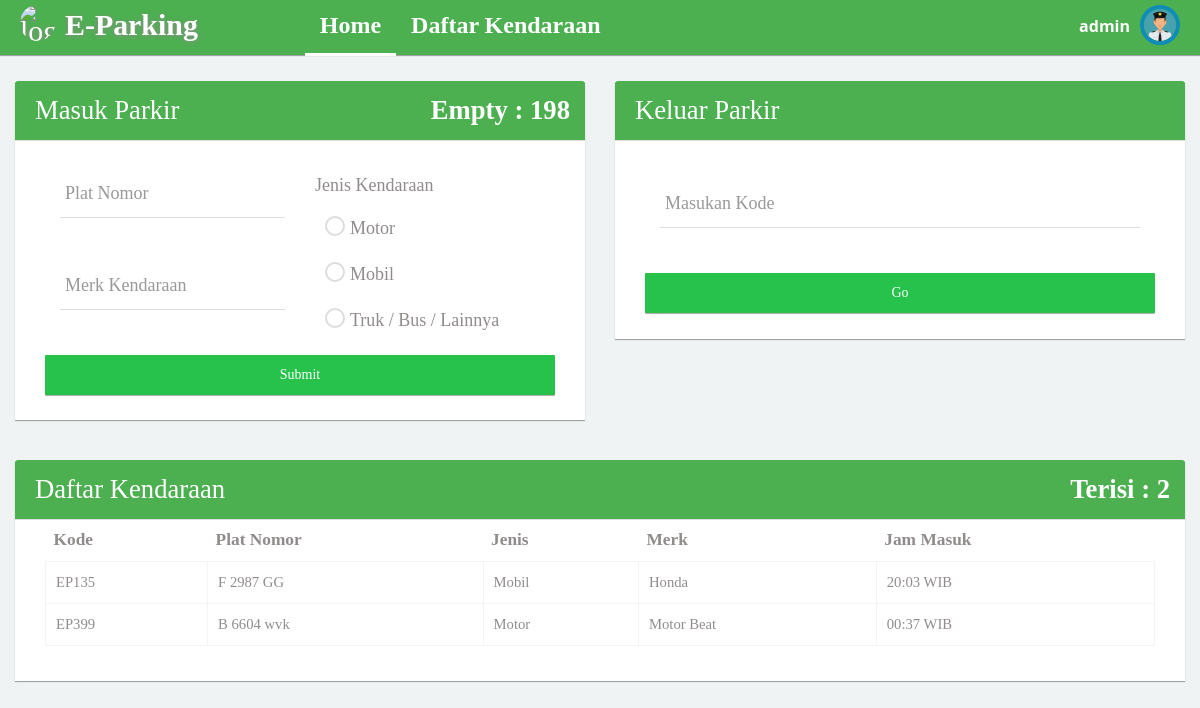
Screenshot of /home.php?nama=admin (signed in) with the database file from the repository.
### tables this page shows
CREATE TABLE `tb_daftar_parkir` (
  `kode` varchar(5) NOT NULL,
  `plat_nomor` varchar(10) NOT NULL,
  `jenis` varchar(22) NOT NULL,
  `merk` varchar(30) NOT NULL,
  `jam_masuk` varchar(9) NOT NULL,
  `hitung_jam_masuk` int(2) NOT NULL,
  `status` varchar(2) NOT NULL,
  `jam_keluar` varchar(9) NOT NULL,
  `total` int(11) NOT NULL
);

### home.php (the view, shortened to what this page needs)
<!DOCTYPE html>
<html lang="en">
<head>
  <link rel="stylesheet" type="text/css" href="asset/css/bootstrap.min.css">
  <link rel="stylesheet" type="text/css" href="asset/css/plugins/font-awesome.min.css"/>
  <link rel="stylesheet" type="text/css" href="asset/css/plugins/animate.min.css"/>
  <link rel="stylesheet" type="text/css" href="asset/css/plugins/nouislider.min.css"/>
  <link rel="stylesheet" type="text/css" href="asset/css/plugins/select2.min.css"/>
  <link rel="stylesheet" type="text/css" href="asset/css/plugins/ionrangeslider/ion.rangeSlider.css"/>
  <link rel="stylesheet" type="text/css" href="asset/css/plugins/ionrangeslider/ion.rangeSlider.skinFlat.css"/>
  <link rel="stylesheet" type="text/css" href="asset/css/plugins/bootstrap-material-datetimepicker.css"/>
  <link rel="stylesheet" type="text/css" href="asset/css/plugins/simple-line-icons.css"/>
  <link rel="stylesheet" type="text/css" href="asset/css/plugins/mediaelementplayer.css"/>
  <link href="asset/css/style.css" rel="stylesheet">
</head>
<?php
include "config/koneksi.php";
$username = $_GET['nama'];
  $query = mysqli_query($con, "SELECT * FROM tb_daftar_parkir");
  $cek_isi = mysqli_num_rows($query);
  $cek_sisa = 200-$cek_isi;
 ?>
<body style="overflow-x: hidden;" class="dashboard topnav">
        <nav class="navbar navbar-default header navbar-fixed-top bg-green">
          <div class="col-md-12 nav-wrapper">
            <div class="navbar-header" style="width:100%;">
                <div class="navbar-brand" style="margin-left: -10px;" name="home_logo">
                <img src="asset/img/logo.png" class="img-circle" alt="logo" style="float: left;margin-top: -10px;" width="35px"/>
                 <b style="float: left;margin-left: 10px;">E-Parking</b>
                </div>
              <ul class="nav navbar-nav search-nav" style="margin-left: 7%">
                  <li class="active"><a style="font-size: 18pt">Home</a></li>
                  <li><a href="daftar_kendaraan.php?nama=<?= $username ?>"><span  style="font-size: 18pt">Daftar Kendaraan</a></span></li>
              </ul>
               <ul class="nav navbar-nav navbar-right user-nav">
                <li class="user-name"><span><?php echo $username ?></span></li>
                  <li class="dropdown avatar-dropdown">
                   <img src="asset/img/petugas.png" class="img-circle avatar" alt="username" data-toggle="dropdown" aria-haspopup="true" aria-expanded="true" style="cursor: pointer;" />
                </li>
              </ul>
            </div>
          </div>
        </nav>
      <div id="content">
                <div class="col-md-6" style="margin-top: 30px;">
                  <div class="col-md-12 panel">
                    <div class="col-md-12 panel-heading bg-green">
                      <h4 style="color: white;font-size: 20pt;">Masuk Parkir <span class="right" style="color : white; font-weight: bold; text-align: right; padding-right: 10px;">Empty : <?= $cek_sisa ?></span></h4>
                    </div>
                    <div class="col-md-12 panel-body" style="padding-bottom:25px;">
                      <div class="col-md-12">
                        <form class="cmxform" method="POST">
                          <div class="col-md-6">
                            <div class="form-group form-animate-text" style="margin-top:15px !important;">
                              <input type="text" class="form-text" name="plat_nomor" id="plat_nomor" required>
                              <label>Plat Nomor</label>
                            </div>
                            <div class="form-group form-animate-text" style="margin-top:10px !important;">
                              <input type="text" class="form-text" name="merk" id="merk" required>
                              <label>Merk Kendaraan</label>
                            </div>
                          </div>
                          <div class="col-md-6" style="padding-top: 10px">
                            <label><h4>Jenis Kendaraan</h4></label>
                          </div>
                          <div class="col-md-6" style="padding:5px 20px 0 25px" name="jenis_kendaraan">
                            <div class="form-animate-radio">
                              <label class="radio">
                                <span class="outer">
                                </span> Motor
                              </label>
                            </div>
                            <div class="form-animate-radio">
                              <label class="radio">
                                <span class="outer">
                                </span> Mobil
                              </label>
                            </div>
                            <div class="form-animate-radio">
                              <label class="radio">
                                <span class="outer">
                                </span> Truk / Bus / Lainnya
                              </label>
                            </div>
                          </div>
                          <input class="submit btn btn-success col-md-12" type="submit" value="Submit" style="height: 40px" name="btn_masuk">
                      </form>
                    </div>
                  </div>
                </div>
              </div>
              <div class="col-md-6" style="margin-top: 30px">
                  <div class="col-md-12 panel">
                    <div class="col-md-12 panel-heading bg-green">
                      <h4 style="color: white;font-size: 20pt;">Keluar Parkir</h4>
                    </div>
                    <div class="col-md-12 panel-body" style="padding-bottom:25px;">
                      <div class="col-md-12">
                        <form class="cmxform" method="POST">
                          <div class="col-md-12">
                            <div class="form-group form-animate-text" style="margin-top:25px !important;">
                              <input type="text" class="form-text" name="kode" id="kode_keluar" required>
                              <label>Masukan Kode</label>
                            </div>
                          </div>
                          <input class="btn btn-success col-md-12" type="button" value="Go" style="height: 40px" id="btnKeluar" style="height: 40px">
                          <div class="col-md-12">
                                        </form>
                                    </div>
                                  </div>
                                </div>
                            </div>
                    </div>
                <div class="col-md-12 col-sm-12 col-x-12" style="margin-top: 20px;">
                  <div class="col-md-12 panel">
                    <div class="col-md-12 panel-heading bg-green">
                      <h4 style="color: white;font-size: 20pt;">Daftar Kendaraan <span class="right" style="color : white; font-weight: bold; text-align: right; padding-right: 10px;">Terisi : <?= $cek_isi ?></span></h4>
                    </div>
                    <div class="panel-body">
                    <div class="table-responsive col-md-12 col-sm-12 col-xs-12">
                    <table class="table table-hover col-md-12 col-sm-12 col-xs-12" width="100%" cellspacing="0">
                    <thead>
                      <tr style="font-size: 13pt">
                        <th style="max-width: 120px;">Kode</th>
                        <th style="max-width: 250px;">Plat Nomor</th>
                        <th>Jenis</th>
                        <th>Merk</th>
                        <th style="max-width: 200px;">Jam Masuk</th>
                      </tr>
                    </thead>
                    <tbody>
                      <?php
                        $sql = "SELECT * FROM tb_daftar_parkir WHERE status = '1'";
                        $query = mysqli_query($con, $sql);
                        while ($data = mysqli_fetch_array($query)) {?>
                      <tr style="font-size: 11pt">
                        <td><?php echo $data['kode'] ?></td>
                        <td><?php echo $data['plat_nomor'] ?></td>
                        <td><?php echo $data['jenis'] ?></td>
                        <td><?php echo $data['merk'] ?></td>
                        <td><?php echo $data['jam_masuk'] . " WIB" ?></td>
                      </tr>
                      <?php } ?>
                    </tbody>
                  </table>
                  </div>
                  </div>
                  </div>
                </div>
</body>
</html>

### rows the page displays
tb_daftar_parkir: kode "EP135", plat_nomor "F 2987 GG", jenis "Mobil", merk "Honda", jam_masuk "20:03"
tb_daftar_parkir: kode "EP399", plat_nomor "B 6604 wvk", jenis "Motor", merk "Motor Beat", jam_masuk "00:37"

### other values shown
$username "admin"
$cek_sisa "198"
$cek_isi "2"
